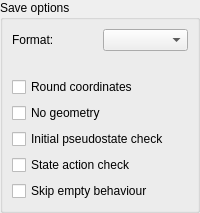
<?xml version="1.0" encoding="UTF-8"?>
<ui version="4.0">
 <class>SaveFileOptions</class>
 <widget class="QWidget" name="SaveFileOptions">
  <layout class="QVBoxLayout" name="verticalLayout">
   <property name="leftMargin">
    <number>0</number>
   </property>
   <property name="topMargin">
    <number>0</number>
   </property>
   <property name="rightMargin">
    <number>0</number>
   </property>
   <property name="bottomMargin">
    <number>0</number>
   </property>
   <item>
    <widget class="QGroupBox" name="optionsBox">
     <property name="title">
      <string>Save options</string>
     </property>
     <layout class="QVBoxLayout" name="optionsLayout">
      <item>
       <layout class="QHBoxLayout" name="formatLayout">
        <item>
         <widget class="QLabel" name="formatLabel">
          <property name="text">
           <string>Format:</string>
          </property>
         </widget>
        </item>
        <item>
         <widget class="QComboBox" name="formatComboBox">
          <property name="toolTip">
           <string>Document write format</string>
          </property>
         </widget>
        </item>
       </layout>
      </item>
      <item>
       <widget class="QLabel" name="formatHintLabel">
        <property name="text">
         <string/>
        </property>
        <property name="wordWrap">
         <bool>true</bool>
        </property>
       </widget>
      </item>
      <item>
       <widget class="QCheckBox" name="roundCheckBox">
        <property name="toolTip">
         <string>Round geometry coordinates to integers</string>
        </property>
        <property name="text">
         <string>Round coordinates</string>
        </property>
       </widget>
      </item>
      <item>
       <widget class="QCheckBox" name="skipGeometryCheckBox">
        <property name="toolTip">
         <string>Write the document without geometry; incompatible with the other options</string>
        </property>
        <property name="text">
         <string>No geometry</string>
        </property>
       </widget>
      </item>
      <item>
       <widget class="QCheckBox" name="checkInitialCheckBox">
        <property name="toolTip">
         <string>Check for a top-level initial pseudostate</string>
        </property>
        <property name="text">
         <string>Initial pseudostate check</string>
        </property>
       </widget>
      </item>
      <item>
       <widget class="QCheckBox" name="strictActionsCheckBox">
        <property name="toolTip">
         <string>Check the uniqueness of entry and exit actions</string>
        </property>
        <property name="text">
         <string>State action check</string>
        </property>
       </widget>
      </item>
      <item>
       <widget class="QCheckBox" name="skipEmptyCheckBox">
        <property name="toolTip">
         <string>Do not write empty action behaviour</string>
        </property>
        <property name="text">
         <string>Skip empty behaviour</string>
        </property>
       </widget>
      </item>
     </layout>
    </widget>
   </item>
  </layout>
 </widget>
 <tabstops>
  <tabstop>formatComboBox</tabstop>
  <tabstop>roundCheckBox</tabstop>
  <tabstop>skipGeometryCheckBox</tabstop>
  <tabstop>checkInitialCheckBox</tabstop>
  <tabstop>strictActionsCheckBox</tabstop>
  <tabstop>skipEmptyCheckBox</tabstop>
 </tabstops>
 <resources/>
 <connections/>
</ui>
